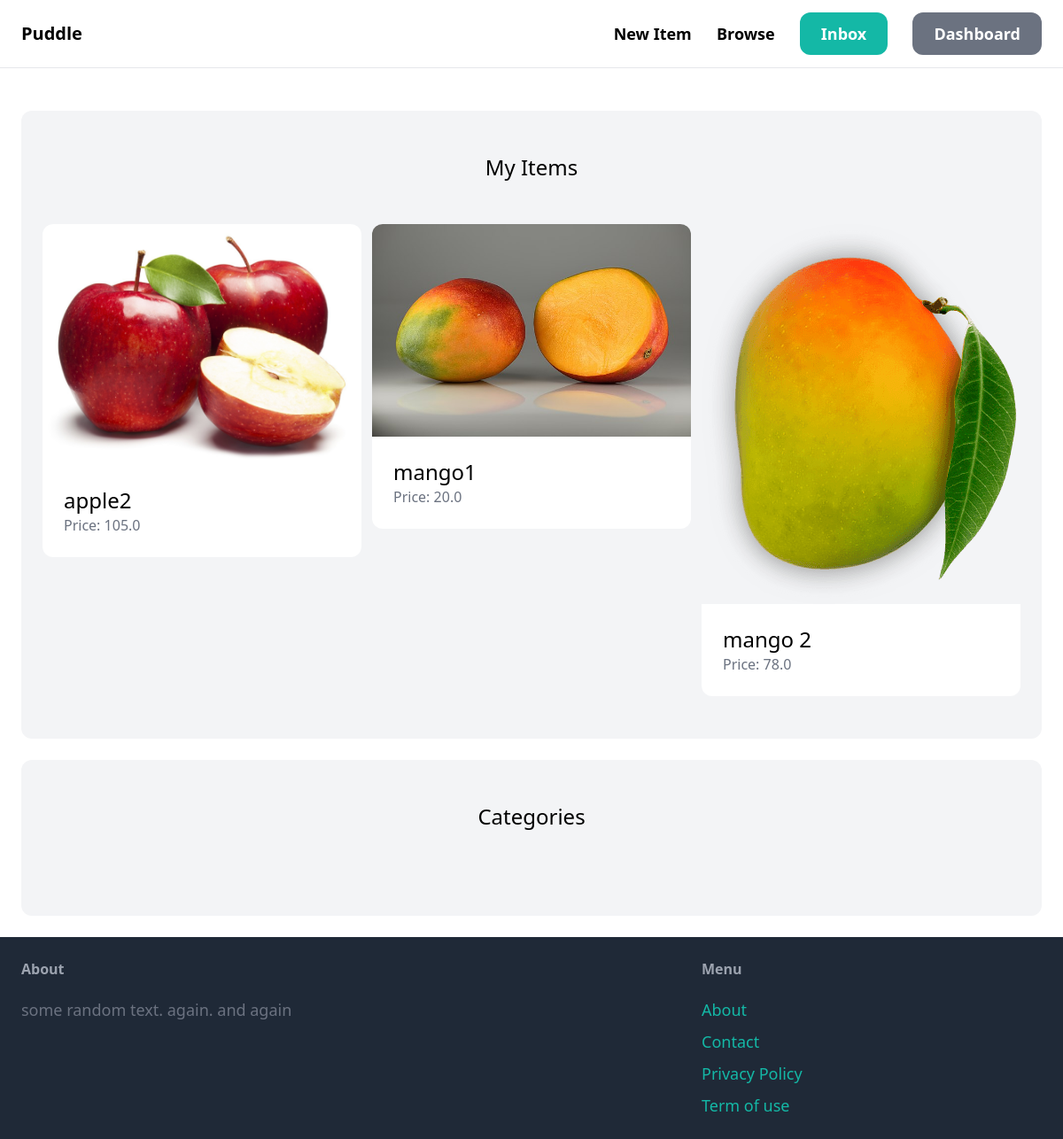
The page /dashboard/ (signed in) on the database its author committed.
### item/models.py (models this page shows, shortened)
class Item(models.Model):
    name        = models.CharField(max_length = 255)
    description = models.TextField(blank = True, null = True)
    category    = models.ForeignKey(Category, related_name = 'items', on_delete = models.CASCADE)
    created_by  = models.ForeignKey(User, related_name = 'items', on_delete = models.CASCADE)
    price       = models.FloatField()
    image       = models.ImageField(upload_to= 'item_images', blank=True, null=True)
    is_sold     = models.BooleanField(default = False)
    created_at  = models.DateTimeField(auto_now_add = True)

### dashboard/views.py (the view)
# urls.py: path('', views.index, name= 'index'),
@login_required
def index(request):
    items = Item.objects.filter(created_by = request.user)
    return render(request, 'dashboard/index.html', {
        'items': items,
    })

### dashboard/templates/dashboard/index.html (shortened to what this page needs)
{% extends 'core/base.html' %}
{% block content %}
    <div class="mt-6 px-6 py-12 bg-gray-100 rounded-xl">
        <h2 class="mb-12 text-2xl text-center">My Items</h2>
        <div class="grid grid-cols-3 gap-3">
            {% for item in items %}
                <div>
                    <a href="{% url 'item:detail' item.id %}">
                        {% if item.image %}
                            <div>
                                <img src = "{{ item.image.url }}" class="rounded-t-xl">
                            </div>
                        {% endif %}
                        <div class="p-6 bg-white rounded-b-xl">
                            <h2 class="text-2xl"> {{ item.name }} </h2>
                            <p class="text-gray-500">Price: {{ item.price}}</p>
                        </div>
                    </a>
                </div>
            {% endfor %}
        </div>
    </div>
    <div class="mt-6 px-6 py-12 bg-gray-100 rounded-xl">
        <h2 class="mb-12 text-2xl text-center">Categories</h2>
    </div>
    </div>
{% endblock  %}

### rows shown on the page
Item: image (picture), name "apple2", price "105.0"
Item: image (picture), name "mango1", price "20.0"
Item: image (picture), name "mango 2", price "78.0"
